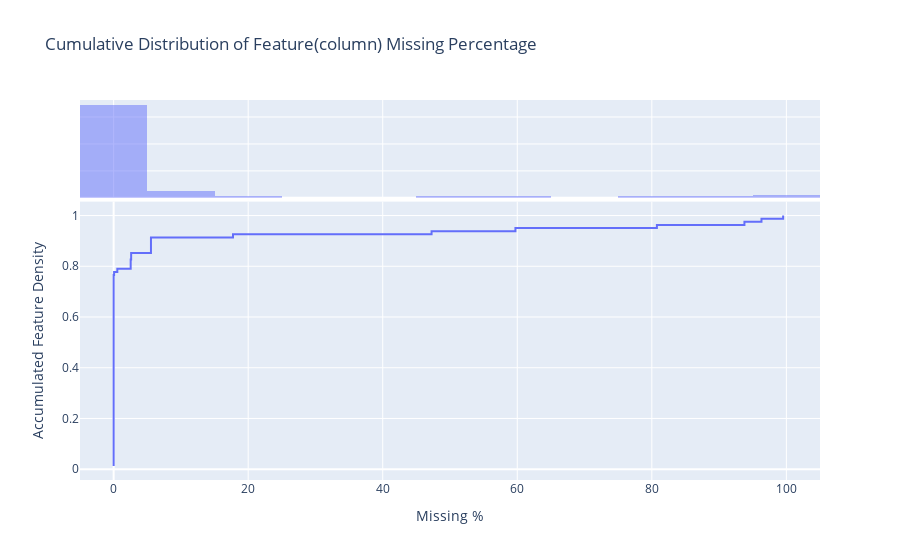

Write notebook code for a chart like this one.
### Markdown cell above
About 25% features contain missing feature, from ~5% to ~95% missing.

### Code cell
feat_missing_df=missing_feat(df)

### Figure 1 — Plotly figure (JSON) as saved in the notebook; plotly's stock layout.template omitted (floating-point values rounded to 4 significant figures)
{"data": [{"hovertemplate": "Missing %=%{x}<br>probability=%{y}<extra></extra>", "legendgroup": "", "line": {"dash": "solid", "shape": "hv"}, "marker": {"color": "#636efa", "symbol": "circle"}, "mode": "lines", "name": "", "orientation": "v", "showlegend": false, "type": "scatter", "x": [0, 0, 0, 0, 0, 0, 0, 0, 0, 0, 0, 0, 0, 0, 0, 0, 0, 0, 0, 0, 0, 0, 0, 0, 0, 0, 0, 0, 0, 0, 0, 0, 0, 0, 0, 0, 0, 0, 0, 0, 0, 0, 0, 0, 0, 0, 0, 0, 0, 0, 0, 0, 0, 0, 0, 0, 0, 0, 0, 0, 0, 0, 0.06849, 0.5479, 2.534, 2.534, 2.534, 2.603, 2.603, 5.548, 5.548, 5.548, 5.548, 5.548, 17.74, 47.26, 59.73, 80.75, 93.77, 96.3, 99.52], "xaxis": "x", "y": [0.01235, 0.02469, 0.03704, 0.04938, 0.06173, 0.07407, 0.08642, 0.09877, 0.1111, 0.1235, 0.1358, 0.1481, 0.1605, 0.1728, 0.1852, 0.1975, 0.2099, 0.2222, 0.2346, 0.2469, 0.2593, 0.2716, 0.284, 0.2963, 0.3086, 0.321, 0.3333, 0.3457, 0.358, 0.3704, 0.3827, 0.3951, 0.4074, 0.4198, 0.4321, 0.4444, 0.4568, 0.4691, 0.4815, 0.4938, 0.5062, 0.5185, 0.5309, 0.5432, 0.5556, 0.5679, 0.5802, 0.5926, 0.6049, 0.6173, 0.6296, 0.642, 0.6543, 0.6667, 0.679, 0.6914, 0.7037, 0.716, 0.7284, 0.7407, 0.7531, 0.7654, 0.7778, 0.7901, 0.8025, 0.8148, 0.8272, 0.8395, 0.8519, 0.8642, 0.8765, 0.8889, 0.9012, 0.9136, 0.9259, 0.9383, 0.9506, 0.963, 0.9753, 0.9877, 1], "yaxis": "y"}, {"alignmentgroup": "True", "bingroup": "x", "hovertemplate": "Missing %=%{x}<br>count=%{y}<extra></extra>", "legendgroup": "", "marker": {"color": "#636efa"}, "name": "", "offsetgroup": "", "opacity": 0.5, "showlegend": false, "type": "histogram", "x": [0, 0, 0, 0, 0, 0, 0, 0, 0, 0, 0, 0, 0, 0, 0, 0, 0, 0, 0, 0, 0, 0, 0, 0, 0, 0, 0, 0, 0, 0, 0, 0, 0, 0, 0, 0, 0, 0, 0, 0, 0, 0, 0, 0, 0, 0, 0, 0, 0, 0, 0, 0, 0, 0, 0, 0, 0, 0, 0, 0, 0, 0, 0.06849, 0.5479, 2.534, 2.534, 2.534, 2.603, 2.603, 5.548, 5.548, 5.548, 5.548, 5.548, 17.74, 47.26, 59.73, 80.75, 93.77, 96.3, 99.52], "xaxis": "x2", "yaxis": "y2"}], "layout": {"barmode": "overlay", "legend": {"tracegroupgap": 0}, "title": {"text": "Cumulative Distribution of Feature(column) Missing Percentage"}, "xaxis": {"anchor": "y", "domain": [0, 1], "title": {"text": "Missing %"}}, "xaxis2": {"anchor": "y2", "domain": [0, 1], "matches": "x", "showgrid": true, "showticklabels": false}, "yaxis": {"anchor": "x", "domain": [0, 0.7326], "title": {"text": "Accumulated Feature Density"}}, "yaxis2": {"anchor": "x2", "domain": [0.7426, 1], "matches": "y2", "showgrid": true, "showline": false, "showticklabels": false, "ticks": ""}}}
